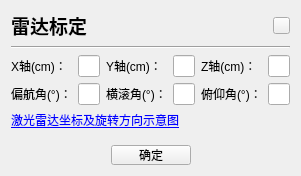
   <widget class="QWidget" name="wgt_radarBD" native="true">
    <property name="geometry">
     <rect>
      <x>20</x>
      <y>290</y>
      <width>295</width>
      <height>141</height>
     </rect>
    </property>
    <layout class="QVBoxLayout" name="verticalLayout_3">
     <item>
      <layout class="QHBoxLayout" name="horizontalLayout_2">
       <item>
        <widget class="QLabel" name="titleLabel_2">
         <property name="styleSheet">
          <string notr="true">font: bold 14pt;</string>
         </property>
         <property name="text">
          <string>雷达标定</string>
         </property>
         <property name="alignment">
          <set>Qt::AlignmentFlag::AlignCenter</set>
         </property>
        </widget>
       </item>
       <item>
        <spacer name="horizontalSpacer_2">
         <property name="orientation">
          <enum>Qt::Orientation::Horizontal</enum>
         </property>
         <property name="sizeHint" stdset="0">
          <size>
           <width>40</width>
           <height>20</height>
          </size>
         </property>
        </spacer>
       </item>
       <item>
        <widget class="QPushButton" name="btn_closeRadarBD">
         <property name="minimumSize">
          <size>
           <width>17</width>
           <height>17</height>
          </size>
         </property>
         <property name="maximumSize">
          <size>
           <width>17</width>
           <height>17</height>
          </size>
         </property>
         <property name="font">
          <font>
           <bold>true</bold>
          </font>
         </property>
         <property name="styleSheet">
          <string notr="true">border-image: url(:/images/btn_close.png);</string>
         </property>
         <property name="text">
          <string/>
         </property>
        </widget>
       </item>
      </layout>
     </item>
     <item>
      <widget class="Line" name="line">
       <property name="orientation">
        <enum>Qt::Orientation::Horizontal</enum>
       </property>
      </widget>
     </item>
     <item>
      <layout class="QGridLayout" name="gridLayout_4">
       <item row="0" column="0">
        <widget class="QLabel" name="label_x">
         <property name="text">
          <string>X轴(cm)：</string>
         </property>
        </widget>
       </item>
       <item row="0" column="1">
        <widget class="QLineEdit" name="lineEdit_x"/>
       </item>
       <item row="0" column="2">
        <widget class="QLabel" name="label_y">
         <property name="text">
          <string>Y轴(cm)：</string>
         </property>
        </widget>
       </item>
       <item row="0" column="3">
        <widget class="QLineEdit" name="lineEdit_y"/>
       </item>
       <item row="0" column="4">
        <widget class="QLabel" name="label_z">
         <property name="text">
          <string>Z轴(cm)：</string>
         </property>
        </widget>
       </item>
       <item row="0" column="5">
        <widget class="QLineEdit" name="lineEdit_z"/>
       </item>
       <item row="1" column="0">
        <widget class="QLabel" name="label_yaw">
         <property name="text">
          <string>偏航角(°)：</string>
         </property>
        </widget>
       </item>
       <item row="1" column="1">
        <widget class="QLineEdit" name="lineEdit_yaw"/>
       </item>
       <item row="1" column="2">
        <widget class="QLabel" name="label_roll">
         <property name="text">
          <string>横滚角(°)：</string>
         </property>
        </widget>
       </item>
       <item row="1" column="3">
        <widget class="QLineEdit" name="lineEdit_roll"/>
       </item>
       <item row="1" column="4">
        <widget class="QLabel" name="label_pitch">
         <property name="text">
          <string>俯仰角(°)：</string>
         </property>
        </widget>
       </item>
       <item row="1" column="5">
        <widget class="QLineEdit" name="lineEdit_pitch"/>
       </item>
      </layout>
     </item>
     <item>
      <widget class="QLabel" name="label_link">
       <property name="text">
        <string>&lt;a href=&quot;#&quot;&gt;激光雷达坐标及旋转方向示意图&lt;/a&gt;</string>
       </property>
       <property name="textFormat">
        <enum>Qt::TextFormat::RichText</enum>
       </property>
       <property name="alignment">
        <set>Qt::AlignmentFlag::AlignLeading|Qt::AlignmentFlag::AlignLeft|Qt::AlignmentFlag::AlignVCenter</set>
       </property>
       <property name="openExternalLinks">
        <bool>false</bool>
       </property>
      </widget>
     </item>
     <item>
      <layout class="QHBoxLayout" name="horizontalLayout_9">
       <property name="topMargin">
        <number>10</number>
       </property>
       <item>
        <spacer name="horizontalSpacer_8">
         <property name="orientation">
          <enum>Qt::Orientation::Horizontal</enum>
         </property>
         <property name="sizeHint" stdset="0">
          <size>
           <width>40</width>
           <height>20</height>
          </size>
         </property>
        </spacer>
       </item>
       <item>
        <widget class="QPushButton" name="btn_connectDev_2">
         <property name="minimumSize">
          <size>
           <width>50</width>
           <height>20</height>
          </size>
         </property>
         <property name="styleSheet">
          <string notr="true"/>
         </property>
         <property name="text">
          <string>确定</string>
         </property>
        </widget>
       </item>
       <item>
        <spacer name="horizontalSpacer_9">
         <property name="orientation">
          <enum>Qt::Orientation::Horizontal</enum>
         </property>
         <property name="sizeHint" stdset="0">
          <size>
           <width>40</width>
           <height>20</height>
          </size>
         </property>
        </spacer>
       </item>
      </layout>
     </item>
    </layout>
   </widget>
